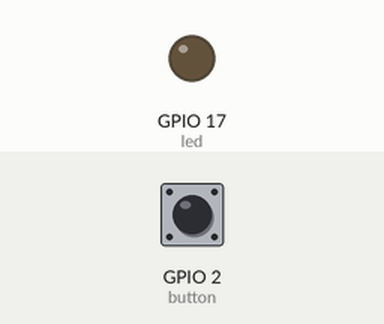
Simulated run of this program. Board: Raspberry Pi (BCM pin numbers). Parts: output pins drawn as LEDs (lit = HIGH). The inputs (shaded band) are chosen by the test bench; at power-on: GPIO 2 (button) HIGH. What the program prints to the terminal is not drawn.

Above: at 1.2 s.
1.3 s: GPIO 2 (button) pulled LOW for 0.15 s
At 1.37 s:
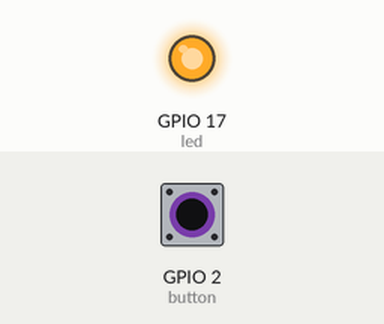
2.9 s: GPIO 2 (button) pulled LOW for 3.2 s
At 7.1 s:
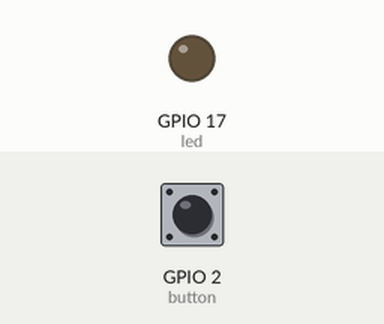
Timing chart, 0 to 8.6 s (numbered marks = the images above; inputs shaded):
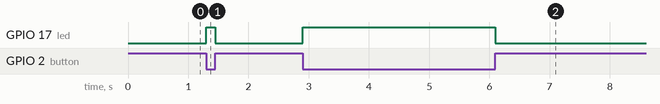

Measured:
- after the input at 1.3 s, GPIO 17 (led): LOW → HIGH at once, → LOW 0.15 s later
- after the input at 2.9 s, GPIO 17 (led): LOW → HIGH at once, → LOW 3.2 s later

The program:

iotest.py
```python
# basic program to test input and output
# gpio features by using button to turn on and off
# LED light

# gives runtime error every second run
# tried to catche it with try/except
# didn't work
try:
	from gpiozero import LED, Button	# need to have gpiozero installed
	from time import sleep			# sleep() function
except RuntimeError:
	print("Error importing gpiozero")

button = Button(2)
led = LED(17)


# couldn't make it work
# it should wait till button is pressed and released
# but it did trigger without action
# could be because I do not have proper button
# and using 2 wires

# button.when_pressed = led.on()
# button.when_realesed = led.off()


while True:
	if button.is_pressed :
		print("button pressed")
		led.on()
	else:
		print("button not pressed")
		led.off()
```
